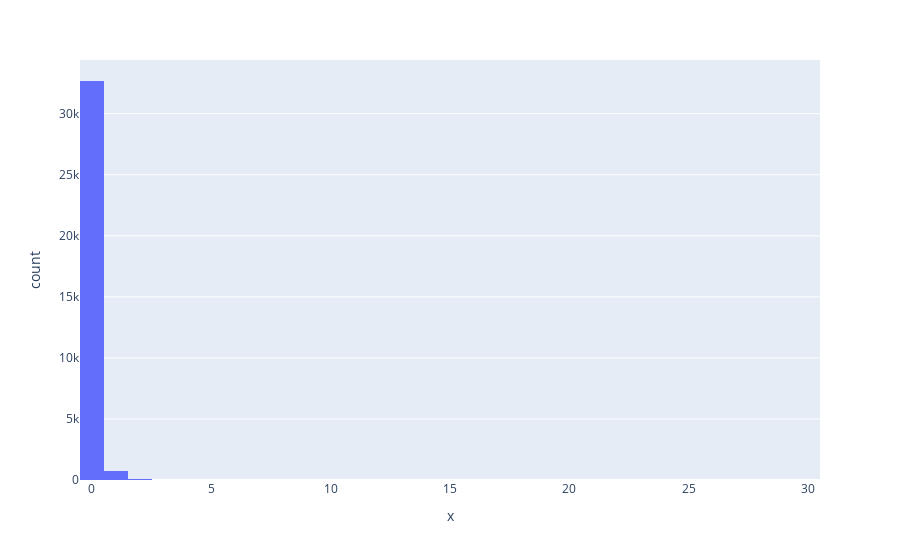

Write notebook code for a chart like this one.
### Code cell
db = instance_mongodb_sei(project="mlts")
collection = db.grambow_green_calculation

num_imag_freqs = []

for doc in collection.find({'task_label': 'frequency calculation', 'tags.state': {'$ne': 'transition_state'}}):
    frequencies = doc['calcs_reversed'][0]['frequencies']
    _num_imag_freqs = len([freq for freq in frequencies if freq < 0])
    num_imag_freqs.append(_num_imag_freqs)

fig = px.histogram(x=num_imag_freqs)
fig.show()

### Figure 1 — Plotly figure (JSON) as saved in the notebook; plotly's stock layout.template omitted (floating-point values rounded to 4 significant figures; data arrays with more than 128 entries replaced by an {"elided": "..."} marker saying what was removed)
{"data": [{"alignmentgroup": "True", "bingroup": "x", "hovertemplate": "x=%{x}<br>count=%{y}<extra></extra>", "legendgroup": "", "marker": {"color": "#636efa", "pattern": {"shape": ""}}, "name": "", "offsetgroup": "", "orientation": "v", "showlegend": false, "type": "histogram", "x": {"elided": "33492 int values"}, "xaxis": "x", "yaxis": "y"}], "layout": {"barmode": "relative", "legend": {"tracegroupgap": 0}, "margin": {"t": 60}, "xaxis": {"anchor": "y", "domain": [0, 1], "title": {"text": "x"}}, "yaxis": {"anchor": "x", "domain": [0, 1], "title": {"text": "count"}}}}
